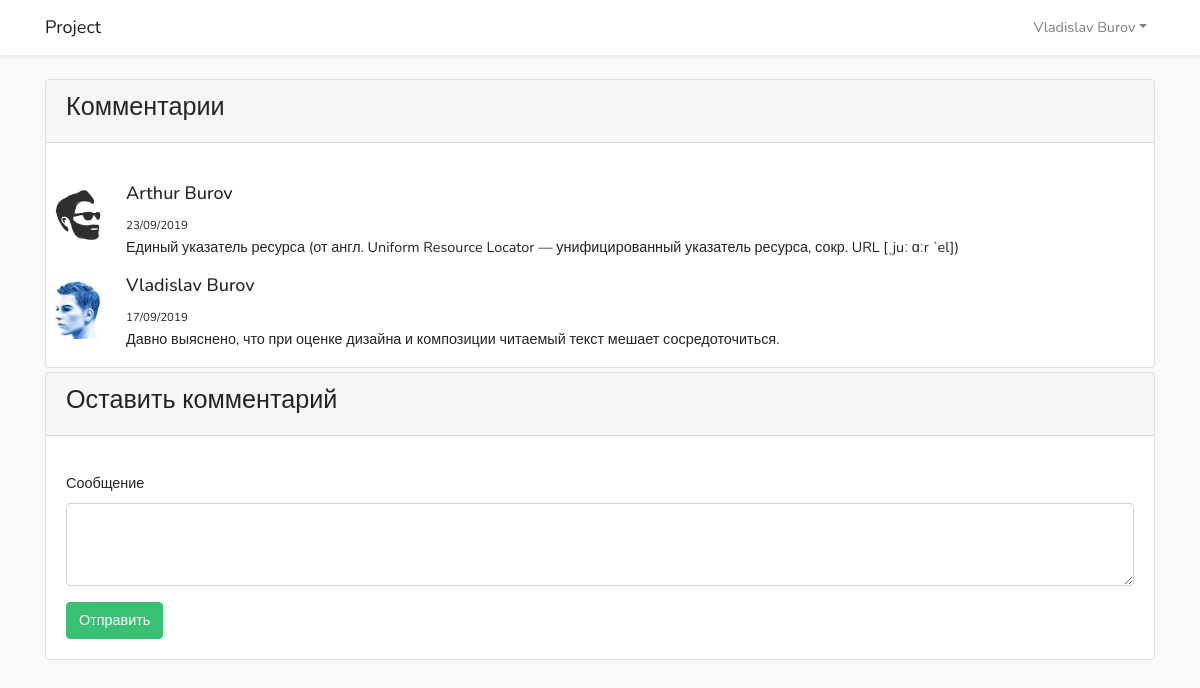
Screenshot of / (signed in) with the database file from the repository.
### tables this page shows
CREATE TABLE `data` (
  `id` int(10) NOT NULL,
  `image` varchar(255) NOT NULL,
  `user` varchar(255) NOT NULL,
  `date` varchar(50) NOT NULL,
  `text` text NOT NULL,
  `hidden` int(10) NOT NULL,
  `user_id` int(10) DEFAULT NULL
);

### controllers/homepage.php (called while the page is built)
<?php
$db = include __DIR__ . "/../database/start.php";
$posts = $db -> getAllPosts( 'data' );
include __DIR__ . "/../view/main.view.php";

### database/QueryBuilder.php (called while the page is built, shortened)
<?php
class QueryBuilder
{
    protected $pdo;
    public function __construct( $pdo_value )
    {
        $this -> pdo = $pdo_value;
    }
    public function getAllPosts( $table )
    {
        $sql = "SELECT * FROM {$table} JOIN auth ON data.user_id = auth.id WHERE hidden = 0 ORDER BY data.id DESC";
        $statement = $this -> pdo -> prepare( $sql );
        $statement -> execute();
        return $statement -> fetchAll( PDO::FETCH_ASSOC );
    }
}

### database/Connection.php (called while the page is built)
<?php
class Connection
{
    public static function make( $configDB )
    {
        $pdo = new PDO(
            "{$configDB['connection']}; dbname={$configDB['database']}; charset={$configDB['charset']}; ",
            "{$configDB['username']}",
            "{$configDB['password']}" );
        return $pdo;
    }
}

### database/start.php (called while the page is built)
<?php
$config = include __DIR__ . "/../database/config.php";
include __DIR__. "/../database/QueryBuilder.php";
include __DIR__ . "/../database/Connection.php";
return new QueryBuilder( Connection ::make($config['database']) );

### helpers/sessions_cookies.php (called while the page is built, shortened)
<?php
if ($_SESSION) {
    $auth_data = authSession();
}
function authSession()
{
    $auth_data = [
        'user'  => $_SESSION['user'],
        'email' => $_SESSION['email_valid']
    ];
    return $auth_data;
}

### view/main.view.php (the view, shortened to what this page needs)
<!DOCTYPE html>
<html lang="en">
<head>
    <link href="../css/app.css" rel="stylesheet">
</head>
<body>
<div id="app">
    <nav class="navbar navbar-expand-md navbar-light bg-white shadow-sm">
        <div class="container">
            <a class="navbar-brand" href="/">
                Project
            </a>
            <div class="collapse navbar-collapse" id="navbarSupportedContent">
                <ul class="navbar-nav ml-auto">
                    <?php if (isset( $auth_data['user'] )) { ?>
                        <li class="nav-item dropdown">
                            <a class="nav-link dropdown-toggle" data-toggle="dropdown" href="#"
                               role="button"><?= $auth_data['user']; ?></a>
                        </li>
                    <? } ?>
                </ul>
            </div>
        </div>
    </nav>
    <main class="py-4">
        <div class="container">
            <div class="row justify-content-center">
                <div class="col-md-12">
                    <div class="card">
                        <div class="card-header"><h3>Комментарии</h3></div>
                        <div class="card-body">
                                </div>
                                <?php foreach ( $posts as $comment ): ?>
                                    <div class="media">
                                        <img src="
                                        <? if (file_exists( __DIR__ . "/../" . $comment["image"] )) {
                                            echo $comment["image"];
                                        } else {
                                            echo 'img/no-user.jpg';
                                        } ?> " class="mr-3" alt="..." width="64"
                                             height="64">
                                        <div class="media-body">
                                            <h5 class="mt-0"><?= $comment["user"]; ?></h5>
                                            <span><small><?= $comment["date"]; ?></small></span>
                                            <p>
                                                <?= $comment["text"]; ?>
                                            </p>
                                        </div>
                                    </div>
                                <?php endforeach; ?>
                            </div>
                    </div>
                    <div class="col-md-12" style="margin-top: 4px;">
                        <div class="card">
                            <div class="card-header"><h3>Оставить комментарий</h3></div>
                            <div class="card-body">
                                <form action="../controllers/store.php" method="post">
                                    <div class="form-group">
                                        <label for="exampleFormControlTextarea1">Сообщение</label>
                                        <textarea name="text" class="form-control" id="exampleFormControlTextarea1"
                                                  rows="3"></textarea>
                                    </div>
                                    <?php if (isset( $auth_data['user'] )) { ?>
                                        <button type="submit" class="btn btn-success">Отправить</button>
                                    <?php } else { ?>
                                        <button type="button" class="btn btn-danger"
                                                onclick="window.location.href='/login'">Авторизуйтесь
                                        </button>
                                    <?php } ?>
                                </form>
                            </div>
                        </div>
                    </div>
                </div>
            </div>
        </div>
</body>
</html>

### rows the page displays
data: user.image (picture), user.user "Arthur Burov", date "23/09/2019", text "Единый указатель ресурса (от англ. Uniform Resource Locator — унифицированный указатель ресурса, сокр. URL [ˌjuː ɑːr ˈel])"
data: user.image (picture), user.user "Vladislav Burov", date "17/09/2019", text "Давно выяснено, что при оценке дизайна и композиции читаемый текст мешает сосредоточиться."

### other values shown
$auth_data['user'] "Vladislav Burov"
